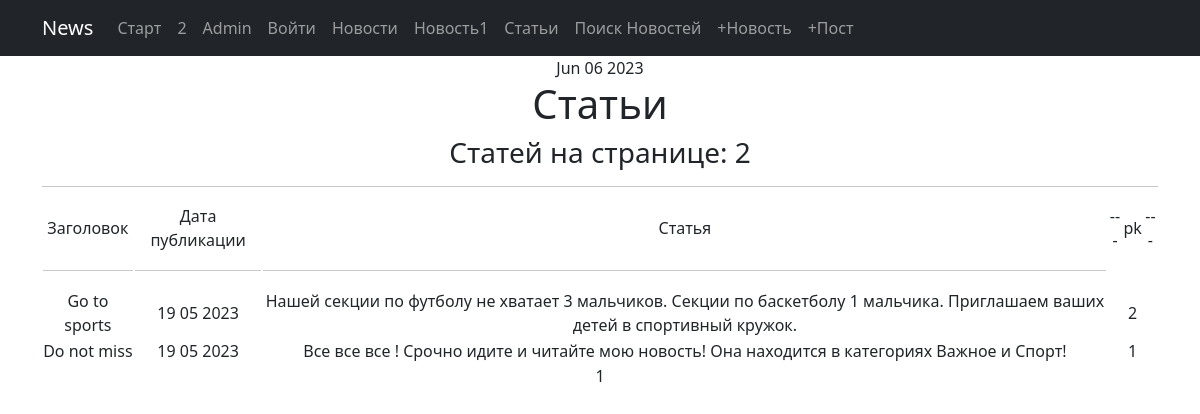
The app's page /article/, older data.
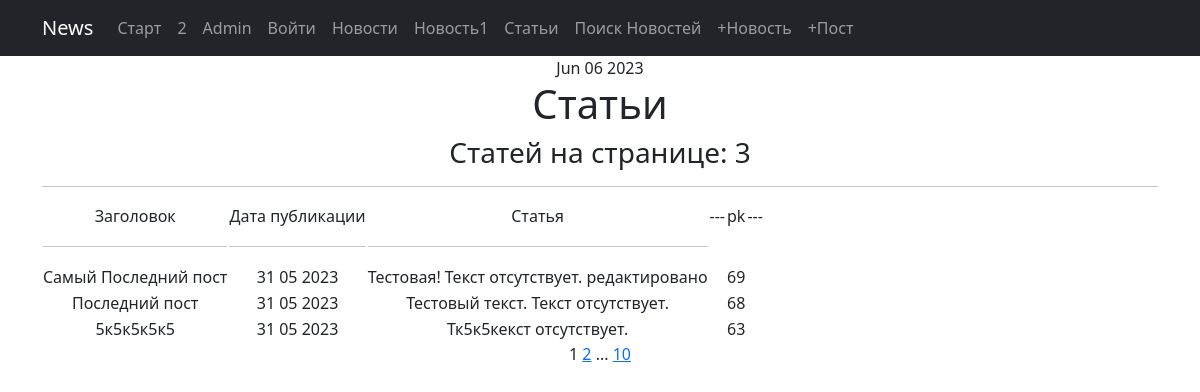
The same page, newer data.
### News_Portal/models.py (models this page shows, shortened)
class Post(models.Model):
    article = 'AR'
    news = 'NE'
    POSITIONS = [
        (article, 'Статья'),
        (news, 'Новость')
    ]
    author = models.ForeignKey('Author', on_delete=models.CASCADE)  # связь «один ко многим» с моделью Author;
    position = models.CharField(max_length=2, choices=POSITIONS, default=article)  # «статья» или «новость»;
    date_time = models.DateTimeField(auto_now_add=True)  # автоматически добавляемая дата и время создания;
    category = models.ManyToManyField('Category', through='PostCategory')  # связь «многие ко многим»
    title = models.CharField(max_length=50, unique=True)  # заголовок статьи/новости;
    text = models.TextField(default="Текст отсутствует.")  # текст статьи/новости;
    ratio = models.IntegerField(default=0)  # рейтинг статьи/новости."

### News_Portal/views.py (the view)
# urls.py: path('', ArticleList.as_view(), name='article_list'),
class ArticleList(ListView):
    queryset = Post.objects.filter(position='AR').order_by('-date_time')
    template_name = 'article.html'
    context_object_name = 'article_list'
    paginate_by = 3

### News_Portal/templatetags/custom_filters.py (called while the page is built)
@register.filter()
def censor(some_text, bad=bad_words):
    if not isinstance(some_text, str):
        raise NotAString()
    for bad_word in bad:
        i = -2
        while i != -1:
            i = some_text.lower().find(bad_word)
            if i >= 0:
                some_text = some_text[0:i + 1] + '*' * (len(bad_word) - 1) + some_text[i + len(bad_word):]
                print(type(some_text))
    return some_text

### News_Portal/templatetags/custom_tags.py (called while the page is built)
@register.simple_tag()
def current_time(format_string='%b %d %Y'):
    return datetime.utcnow().strftime(format_string)

### templates/article.html (shortened to what this page needs)
{% extends 'flatpages/default.html' %}
{% load custom_filters %}
{% block content %}
    <h1>Статьи</h1>
    <h3>Статей на странице:     {{ article_list|length }}   </h3>
    <hr>
    {% if article_list %}
    <table>
        <tr>
            <td>Заголовок </td>
            <td>Дата публикации  </td>
            <td>Статья</td>
            <td>---</td>
            <td>pk</td>
            <td>---</td>
        </tr>
        <tr>
            <td><hr></td>
            <td><hr></td>
            <td><hr></td>
        </tr>
        {% for post_ in article_list %}
        <tr>
            <td>{{ post_.title|censor}}</td>
            <td>{{ post_.date_time|date:' d m Y' }}</td>
            <td>{{ post_.text|truncatewords:20|censor }}</td>
            <td></td>
            <td>{{ post_.pk }}</td>
        </tr>
        {% endfor %}
    </table>
    {% else %}
    <h2>Статей нет !</h2>
    {% endif %}
   {{ page_obj.number }}
   {% if page_obj.has_next %}
       <a href="?page={{ page_obj.next_page_number }}">{{ page_obj.next_page_number }}</a>
       {% if paginator.num_pages != page_obj.next_page_number %}
           ...
           <a href="?page={{ page_obj.paginator.num_pages }}">{{ page_obj.paginator.num_pages }}</a>
       {% endif %}
   {% endif %}
{% endblock content %}

### templates/flatpages/default.html (shortened to what this page needs)
<!DOCTYPE html>
{% load custom_tags %}
<html lang="en">
<head>
    {% load static %}
    <link href="{% static 'css/styles.css' %}" rel="stylesheet"/>
</head>
<body>
<nav class="navbar navbar-expand-lg navbar-dark bg-dark static-top">
    <div class="container">
        <a class="navbar-brand" href="#">News</a>
        <div class="collapse navbar-collapse" id="navbarResponsive">
            <ul class="navbar-nav ml-auto">
                <li class="nav-item active">
                    <a class="nav-link" href="/">Старт</a>
                </li>
                <li class="nav-item">
                    <a class="nav-link" href="/about/">2</a>
                </li>
                <li class="nav-item">
                    <a class="nav-link" href="/admin/">Admin</a>
                </li>
                {% if user.is_authenticated %}
                    <li class="nav-item">
                        <a class="nav-link" href="/accounts/logout/">{{ user.username }}</a>
                    </li>
                {% else %}
                    <li class="nav-item">
                        <a class="nav-link" href="/accounts/login/">Войти</a>
                    </li>
                 {% endif %}
                <li class="nav-item">
                    <a class="nav-link" href="/news/">Новости</a>
                </li>
                <li class="nav-item">
                    <a class="nav-link" href="/news/3">Новость1</a>
                </li>
                <li class="nav-item">
                    <a class="nav-link" href="/article">Статьи</a>
                </li>
                 <li class="nav-item">
                    <a class="nav-link" href="/news/search">Поиск Новостей</a>
                </li>
                <li class="nav-item">
                    <a class="nav-link" href="/news/create">+Новость</a>
                </li>
                <li class="nav-item">
                    <a class="nav-link" href="/article/create">+Пост</a>
                </li>
            </ul>
        </div>
    </div>
</nav>
<div class="container">
    <div class="row">
        <div class="col-lg-12 text-center">
            <td>{%current_time%}</td>
            {% block content %}{% endblock content %}
        </div>
    </div>
</div>
</body>
</html>

Row changes from the older to the newer data that the page shows:
no longer on this page (row unchanged): Post: title|censor "Go to sports", date_time "19 05 2023", text|censor "Нашей секции по футболу не хватает 3 мальчиков. Секции по баскетболу 1 мальчика. Приглашаем ваших детей в спортивный кружок.", pk "2"
no longer on this page (row unchanged): Post: title|censor "Do not miss", date_time "19 05 2023", text|censor "Все все все ! Срочно идите и читайте мою новость! Она находится в категориях Важное и Спорт!", pk "1"
added Post: title|censor "Самый Последний пост", date_time "31 05 2023", text|censor "Тестовая! Текст отсутствует. редактировано", pk "69"
added Post: title|censor "Последний пост", date_time "31 05 2023", text|censor "Тестовый текст. Текст отсутствует.", pk "68"
added Post: title|censor "5к5к5к5к5", date_time "31 05 2023", text|censor "Тк5к5кекст отсутствует.", pk "63"
Text that changed along with them:
{{ article_list|length }}: "2" → "3"
{{ page_obj.next_page_number }}: (not shown) → "2"
{{ page_obj.paginator.num_pages }}: (not shown) → "10"
